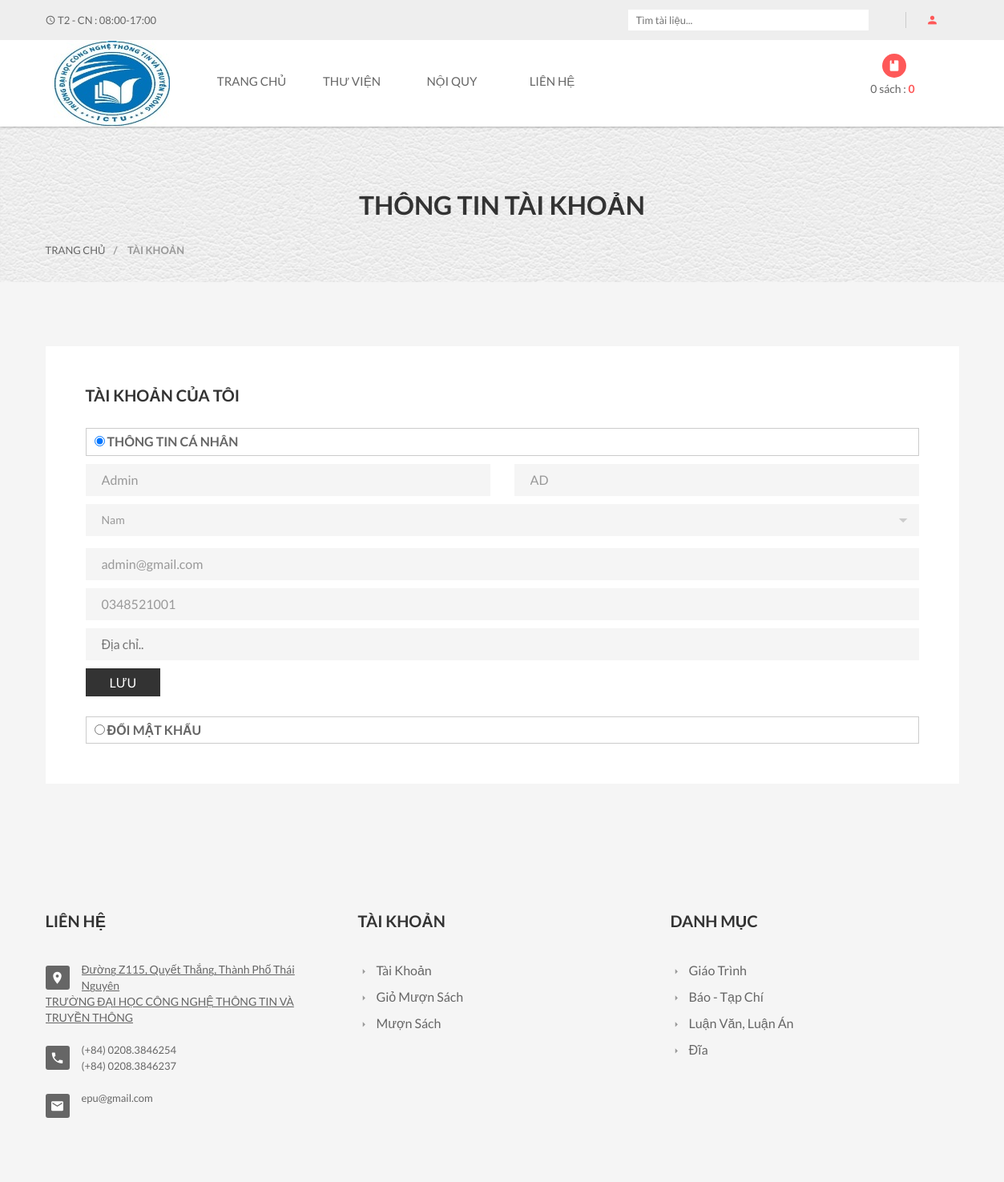
Page /?act=taikhoan&xuli=account (signed in) on the committed database.
### tables this page shows
CREATE TABLE `nguoidung` (
  `MaND` int NOT NULL,
  `Ho` varchar(20) NOT NULL,
  `Ten` varchar(20) NOT NULL,
  `GioiTinh` varchar(10) NOT NULL,
  `SDT` varchar(20) DEFAULT NULL,
  `Email` varchar(50) NOT NULL,
  `DiaChi` varchar(200) NOT NULL,
  `TaiKhoan` varchar(100) NOT NULL,
  `MatKhau` varchar(100) NOT NULL,
  `MaQuyen` int NOT NULL,
  `TrangThai` int NOT NULL
);

CREATE TABLE `danhmuc` (
  `MaDM` int NOT NULL,
  `TenDM` varchar(255) DEFAULT NULL
);

### Controllers/LoginController.php (called while the page is built, shortened)
<?php
require_once("Models/login.php");
class LoginController
{
    var $login_model;
    public function __construct()
    {
        $this->login_model = new Login();
    }
    function account()
    {
        $data_danhmuc = $this->login_model->danhmuc();
        $data = $this->login_model->account();
        require_once('Views/index.php');
    }
}

### Models/connection.php (called while the page is built, shortened)
<?php
class connection
{
    function __construct()
    {
        $severname = "localhost";
        $username = "root";
        $password = "";
        $db_name = "thuvien";
        $this->conn = new mysqli($severname, $username, $password, $db_name);
    }
}

### Models/login.php (called while the page is built, shortened)
<?php
require_once("model.php");
class Login extends Model
{
    var $conn;
    function __construct()
    {
        $conn_obj = new Connection();
        $this->conn = $conn_obj->conn;
    }
    function account()
    {
        $id = $_SESSION['login']['MaND'];
        return $this->conn->query("SELECT * from nguoidung where MaND = $id")->fetch_assoc();
    }
}

### Models/model.php (called while the page is built, shortened)
<?php
require_once("connection.php");
class model
{
    function danhmuc()
    {
        $query =  "SELECT * from DanhMuc ";
        require("result.php");
        return $data;
    }
    function chitietdanhmuc($id)
    {
        $query =  "SELECT d.TenDM as Ten, l.* FROM danhmuc as d, loaitailieu as l WHERE d.MaDM = l.MaDM and d.MaDM = $id";
        require("result.php");
        return $data;
    }
}

### result.php (called while the page is built)
<?php
$result = $this->conn->query($query);
$data = array();
while ($row = $result->fetch_assoc()) {
    $data[] = $row;
}
?>

### Views/login/my-account.php (the view, shortened to what this page needs)
<div class="pages-title section-padding">
	<div class="container">
		<div class="row">
			<div class="col-xs-12">
				<div class="pages-title-text text-center">
					<h2>Thông tin tài khoản</h2>
					<ul class="text-left">
						<li><a href="index.php?act=home">Trang chủ</a></li>
						<li><span> / </span>Tài khoản</li>
					</ul>
				</div>
			</div>
		</div>
	</div>
</div>
<section class="pages my-account-page section-padding">
	<div class="container">
		<div class="row">
			<div class="col-xs-12 col-sm-12">
				<div class="padding60">
					<div class="log-title">
						<h3><strong>Tài khoản của tôi</strong></h3>
					</div>
					<div class="prament-area main-input" id="doitk">
						<ul class="panel-group" id="accordion">
							<li class="panel">
								<div class="account-title" data-toggle="collapse" data-parent="#accordion" data-target="#collapse1">
									<label>
										<input type="radio" checked value="forever" name="rememberme" />
										Thông tin cá nhân
									</label>
								</div>
								<div id="collapse1" class="panel-collapse collapse in">
									<div class="single-log-info">
										<div class="bulling-title">
											<div class="custom-input">
												<form action="?act=taikhoan&xuli=update" method="post">
													<div class="row">
														<div class="col-md-6">
															<input type="text" name="Ho" placeholder="Họ.." required value="<?= $data['Ho'] ?>" />
														</div>
														<div class="col-md-6">
															<input type="text" name="Ten" placeholder="Tên.." required value="<?= $data['Ten'] ?>" />
														</div>
													</div>
													<div class="custom-select">
														<select class="form-control" name="GioiTinh" title="Giới tính">
															<option <?= ($data['GioiTinh'] == 'Nam') ? 'selected' : '' ?> value="Nam"> Nam</option>
														</select>
													</div>
													<input type="email" name="Email" placeholder="Địa chỉ Email.." required value="<?= $data['Email'] ?>" />
													<input type="text" name="SĐT" placeholder="Số điện thoại.." required pattern='0[0-9]{9}' maxLength='10' value="<?= $data['SDT'] ?>" />
													<input type="text" name="DiaChi" placeholder="Địa chỉ.." value="<?= $data['DiaChi'] ?>" />
													<div class="submit-text">
														<button type="submit_tt">Lưu</button>
													</div>
												</form>
											</div>
										</div>
									</div>
							</li>
							<li class="panel">
								<div class="account-title" data-toggle="collapse" data-parent="#accordion" data-target="#collapse4">
									<label>
										<input type="radio" value="forever" name="rememberme" />
										Đổi mật khẩu
									</label>
								</div>
							</li>
						</ul>
					</div>
				</div>
			</div>
		</div>
	</div>
</section>

### Views/header_footer/footer.php (shortened to what this page needs)
<footer class="footer-two">
    <div class="footer-top section-padding">
        <div class="footer-dsc">
            <div class="container">
                <div class="row">
                    <div class="col-xs-12 col-sm-6 col-md-4">
                        <div class="single-text">
                            <div class="footer-title">
                                <h4>Liên hệ</h4>
                            </div>
                            <div class="footer-text">
                                <ul>
                                    <li>
                                        <i class="mdi mdi-map-marker"></i>
                                        <a class="single-contact" style="text-transform: none;text-decoration: underline;" href="https://www.google.com/maps/place/Tr%C6%B0%E1%BB%9Dng+%C4%90%E1%BA%A1i+h%E1%BB%8Dc+C%C3%B4ng+ngh%E1%BB%87+Th%C3%B4ng+tin+%26+Truy%E1%BB%81n+th%C3%B4ng+Th%C3%A1i+Nguy%C3%AAn/@21.5838592,105.8073028,15z/data=!4m16!1m9!3m8!1s0x31352738b1bf08a3:0x515f4860ede9e108!2zVHLGsOG7nW5nIMSQ4bqhaSBo4buNYyBDw7RuZyBuZ2jhu4cgVGjDtG5nIHRpbiAmIFRydXnhu4FuIHRow7RuZyBUaMOhaSBOZ3V5w6pu!8m2!3d21.5838592!4d105.8073028!9m1!1b1!16s%2Fg%2F1210gtvy!3m5!1s0x31352738b1bf08a3:0x515f4860ede9e108!8m2!3d21.5838592!4d105.8073028!16s%2Fg%2F1210gtvy?entry=ttu" target="_blank">
                                            <p>Đường Z115, Quyết Thắng, Thành Phố Thái Nguyên</p>
                                            <p>TRƯỜNG ĐẠI HỌC CÔNG NGHỆ THÔNG TIN VÀ TRUYỀN THÔNG</p>
                                        </a>
                                    </li>
                                    <li>
                                        <i class="mdi mdi-phone"></i>
                                        <p>(+84) 0208.3846254</p>
                                        <p>(+84) 0208.3846237</p>
                                    </li>
                                    <li>
                                        <i class="mdi mdi-email"></i>
                                        <p>epu@gmail.com</p>
                                    </li>
                                </ul>
                            </div>
                        </div>
                    </div>
                    <div class="col-xs-6 col-sm-3 col-md-4 wide-mobile">
                        <div class="single-text">
                            <div class="footer-title">
                                <h4>Tài khoản</h4>
                            </div>
                            <div class="footer-menu">
                                <ul>
                                    <li><a href="?act=taikhoan&xuli=account"><i class="mdi mdi-menu-right"></i>Tài khoản</a></li>
                                    <li><a href="?act=cart"><i class="mdi mdi-menu-right"></i>Giỏ mượn sách</a></li>
                                    <li><a href="?act=checkout"><i class="mdi mdi-menu-right"></i>Mượn sách</a></li>
                                </ul>
                            </div>
                        </div>
                    </div>
                    <div class="col-xs-6 col-sm-3 col-md-4 wide-mobile">
                        <div class="single-text">
                            <div class="footer-title">
                                <h4>Danh mục</h4>
                            </div>
                            <div class="footer-menu">
                                <ul>
                                    <?php foreach ($data_danhmuc as $row) { ?>
                                        <li><a href="?act=shop&sp=<?= $row['MaDM'] ?>&ten=<?= $row['TenDM'] ?>"><i class="mdi mdi-menu-right"></i><?= $row['TenDM'] ?></a></li>
                                    <?php  } ?>
                                </ul>
                            </div>
                        </div>
                    </div>
                </div>
            </div>
        </div>
    </div>
</footer>

### rows in the picture
nguoidung: Ho "Admin", Ten "AD", Email "admin@gmail.com", SĐT "0348521001"
danhmuc: TenDM "Giáo Trình"
danhmuc: TenDM "Báo - Tạp Chí"
danhmuc: TenDM "Luận Văn, Luận Án"
danhmuc: TenDM "Đĩa"

### other values in the picture
$soluong "0"
